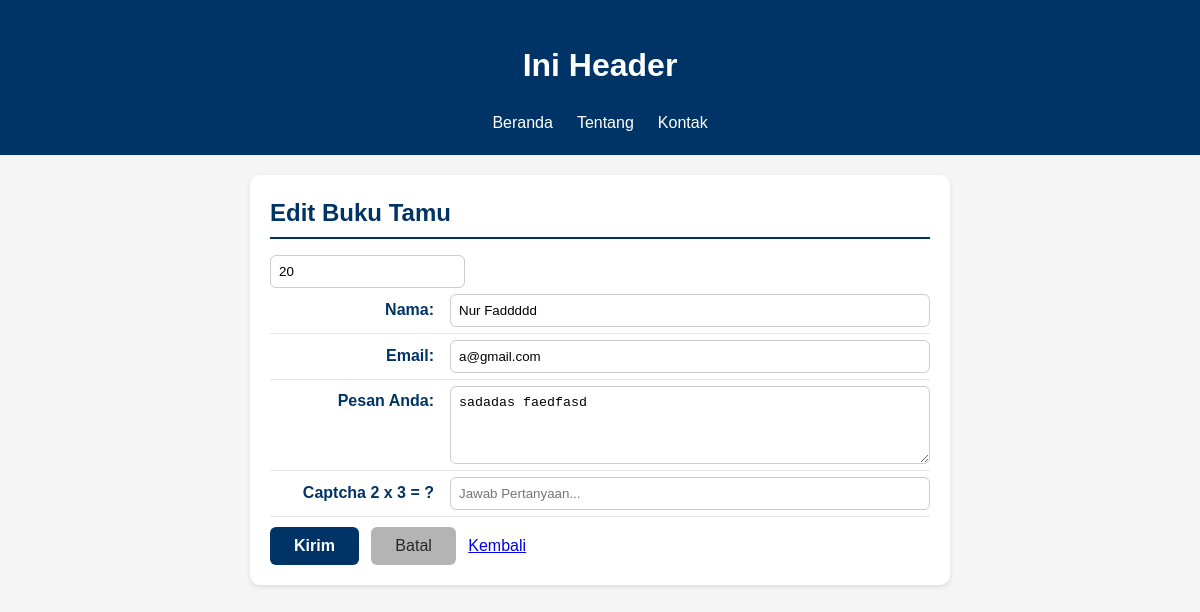
Page /edit.php?cid=20 on the committed database.
### tables this page shows
CREATE TABLE `tbl_tamu` (
  `cid` int NOT NULL,
  `cnama` varchar(100) DEFAULT NULL,
  `cemail` varchar(100) DEFAULT NULL,
  `cpesan` text,
  `dcreated_at` datetime NOT NULL DEFAULT CURRENT_TIMESTAMP
);

### edit.php (the view, shortened to what this page needs)
<?php
  require 'koneksi.php';
  $cid = filter_input(INPUT_GET, 'cid', FILTER_VALIDATE_INT, [
    'options' => ['min_range' => 1]
  ]);
  $stmt = mysqli_prepare($conn, "SELECT cid, cnama, cemail, cpesan
                                    FROM tbl_tamu WHERE cid = ? LIMIT 1");
  mysqli_stmt_bind_param($stmt, "i", $cid);
  mysqli_stmt_execute($stmt);
  $res = mysqli_stmt_get_result($stmt);
  $row = mysqli_fetch_assoc($res);
  $nama  = $row['cnama'] ?? '';
  $email = $row['cemail'] ?? '';
  $pesan = $row['cpesan'] ?? '';
?>
<!DOCTYPE html>
<html lang="id">
  <head>
    <link rel="stylesheet" href="style.css">
  </head>
  <body>
    <header>
      <h1>Ini Header</h1>
      <nav>
        <ul>
          <li><a href="#home">Beranda</a></li>
          <li><a href="#about">Tentang</a></li>
          <li><a href="#contact">Kontak</a></li>
        </ul>
      </nav>
    </header>
    <main>
      <section id="contact">
        <h2>Edit Buku Tamu</h2>
        <form action="proses_update.php" method="POST">
          <input type="text" name="cid" value="<?= (int)$cid; ?>">
          <label for="txtNama"><span>Nama:</span>
            <input type="text" id="txtNama" name="txtNamaEd"
              placeholder="Masukkan nama" required autocomplete="name"
              value="<?= !empty($nama) ? $nama : '' ?>">
          </label>
          <label for="txtEmail"><span>Email:</span>
            <input type="email" id="txtEmail" name="txtEmailEd"
              placeholder="Masukkan email" required autocomplete="email"
              value="<?= !empty($email) ? $email : '' ?>">
          </label>
          <label for="txtPesan"><span>Pesan Anda:</span>
            <textarea id="txtPesan" name="txtPesanEd" rows="4"
              placeholder="Tulis pesan anda..."
              required><?= !empty($pesan) ? $pesan : '' ?></textarea>
          </label>
          <label for="txtCaptcha"><span>Captcha 2 x 3 = ?</span>
            <input type="number" id="txtCaptcha" name="txtCaptcha"
              placeholder="Jawab Pertanyaan..." required>
          </label>
          <button type="submit">Kirim</button>
          <button type="reset">Batal</button>
          <a href="read.php" class="reset">Kembali</a>
        </form>
      </section>
    </main>
  </body>
</html>

### style.css (style rules this page uses)
* { box-sizing: border-box; }
body { margin: 0; font-family: Arial, sans-serif; background: #f5f5f5; color: #333; line-height: 1.5; }
header { background: #003366; color: #fff; padding: 20px; text-align: center; }
header ul { display: flex; justify-content: center; list-style: none; padding: 0; margin: 10px 0 0; }
header li a { color: #fff; text-decoration: none; padding: 6px 12px; }
#home, #about, #contact, #biodata { background-color: #ffffff; border-radius: 10px; padding: 20px; max-width: 700px; margin: 20px auto; box-shadow: 0 2px 5px rgba(0, 0, 0, 0.1); }
#home h2, #about h2, #contact h2, #biodata h2 { color: #003366; border-bottom: 2px solid #003366; padding-bottom: 6px; margin-top: 0; margin-bottom: 16px; }
#about p, #contact p, #contact label, #biodata label { display: flex; justify-content: flex-start; align-items: baseline; margin: 0; padding: 6px 0; border-bottom: 1px solid #e6e6e6; }
#about strong, #contact strong, #contact label>span, #biodata label>span { min-width: 180px; color: #003366; font-weight: 600; text-align: right; padding-right: 16px; flex-shrink: 0; }
#contact input, #contact textarea, #biodata input { flex: 1; border: 1px solid #ccc; border-radius: 6px; padding: 8px; color: #000; font-weight: normal; margin: 0; box-sizing: border-box; }
#contact button, #biodata button { margin-top: 10px; display: inline-block; padding: 10px 24px; font-size: 16px; border-radius: 6px; cursor: pointer; border: none; transition: all 0.3s ease; margin-right: 8px; }
#contact button[type="submit"], #biodata button[type="submit"] { background-color: #003366; color: #fff; font-weight: 600; }
#contact button[type="reset"], #biodata button[type="reset"] { background-color: #b4b4b4; color: #272727; font-weight: 500; }

### rows in the picture
tbl_tamu: txtNamaEd "Nur Faddddd", txtEmailEd "a@gmail.com", txtPesanEd "sadadas faedfasd"
